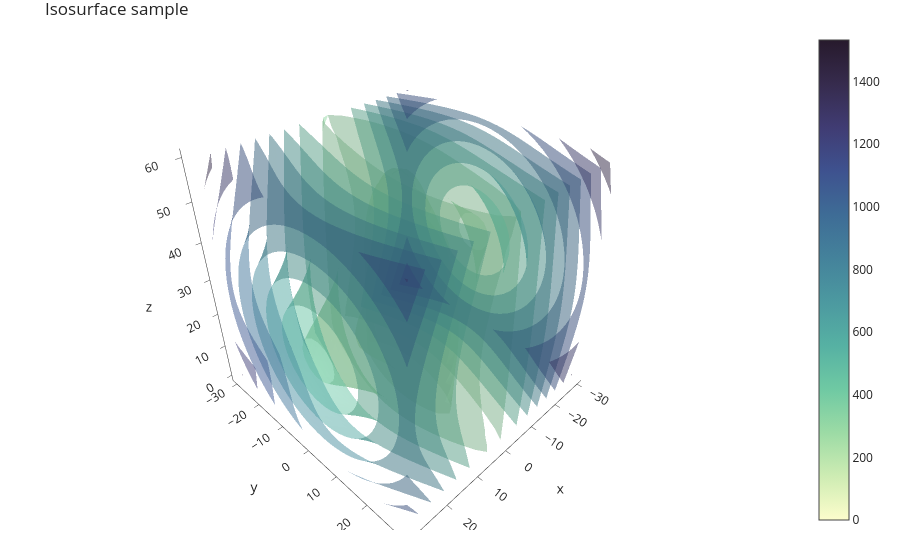

Notebook source saved alongside this figure:
### Code cell
# Traceを作成
trace = go.Isosurface(
    x=x.flatten(),
    y=y.flatten(),
    z=z.flatten(),
    value=value.flatten(),
    isomin=value.min(),
    isomax=value.max(),
    opacity=0.5,
    surface_count=11,
    colorscale='deep',
    caps={
        'x_show': False,
        'y_show': False,
        'z_show': False
    }   # 端部の表示設定（xyzすべて表示なし）
)   # ベクトル大きさの等地面図（端部表示なし）

# Figureを作成
figure = go.Figure(trace, layout)

figure

### Figure 1 — Plotly figure (JSON) as saved in the notebook; plotly's stock layout.template omitted (floating-point values rounded to 4 significant figures; data arrays with more than 128 entries replaced by an {"elided": "..."} marker saying what was removed)
{"data": [{"caps": {"x": {"show": false}, "y": {"show": false}, "z": {"show": false}}, "colorscale": [[0, "rgb(253, 253, 204)"], [0.09091, "rgb(206, 236, 179)"], [0.1818, "rgb(156, 219, 165)"], [0.2727, "rgb(111, 201, 163)"], [0.3636, "rgb(86, 177, 163)"], [0.4545, "rgb(76, 153, 160)"], [0.5455, "rgb(68, 130, 155)"], [0.6364, "rgb(62, 108, 150)"], [0.7273, "rgb(62, 82, 143)"], [0.8182, "rgb(64, 60, 115)"], [0.9091, "rgb(54, 43, 77)"], [1, "rgb(39, 26, 44)"]], "isomax": 1532.0, "isomin": 0, "opacity": 0.5, "surface": {"count": 11}, "type": "isosurface", "value": {"elided": "29791 float values"}, "x": {"elided": "29791 float values"}, "y": {"elided": "29791 float values"}, "z": {"elided": "29791 float values"}}], "layout": {"margin": {"b": 30, "l": 20, "r": 20, "t": 30}, "title": {"text": "Isosurface sample"}}}
